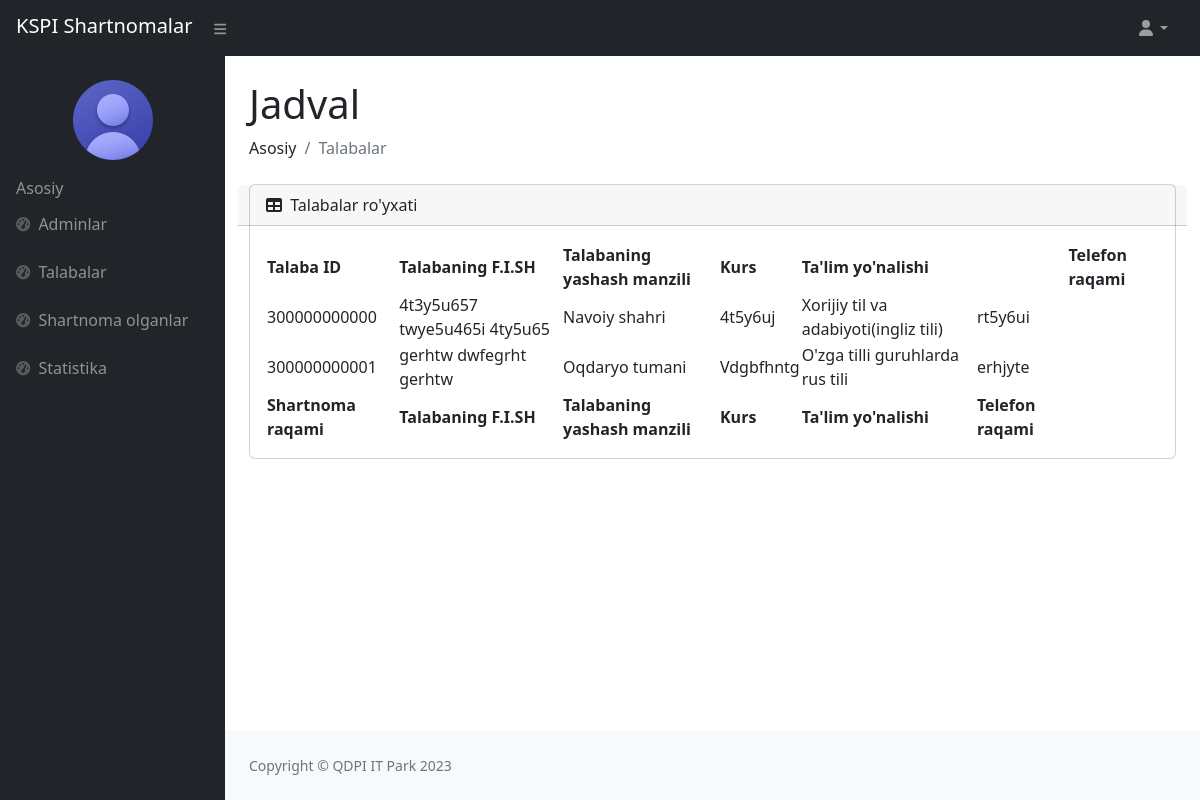
/talabalar/, run on an earlier commit of the app's database.
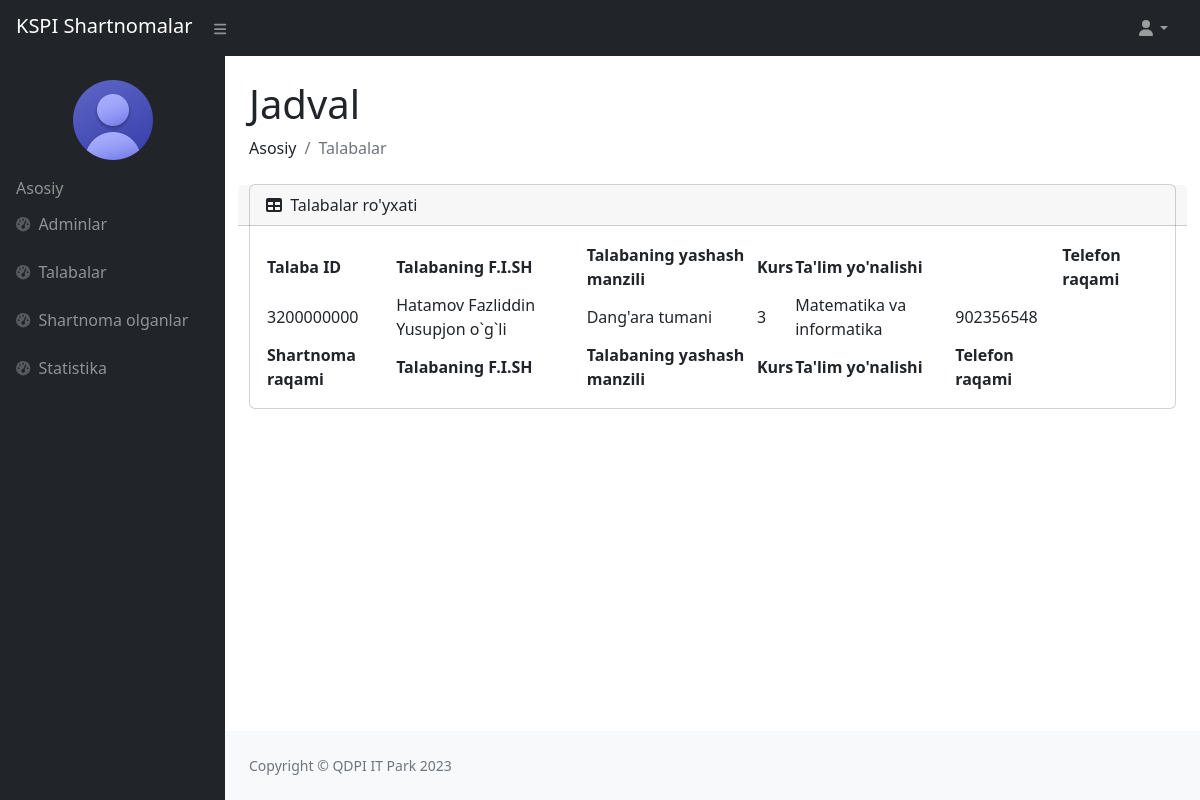
And on a later commit of the database.
### users/models.py (models this page shows)
class User(AbstractUser):
    sharif = models.CharField(max_length=100)
    t_yil = models.CharField(max_length=100, blank=True)
    t_nomer = models.CharField(max_length=200)
    k_yil = models.CharField(max_length=200, blank=True)
    gender = models.CharField(max_length=100, blank=True)
    talim_turi = models.CharField(max_length=100, blank=True)
    fakultet = models.CharField(max_length=100, blank=True)
    yonalish = models.CharField(max_length=100, blank=True)
    kurs = models.CharField(max_length=10, blank=True)
    guruh = models.CharField(max_length=100, blank=True)
    viloyat = models.CharField(max_length=100)
    tuman = models.CharField(max_length=100)
    mfy = models.CharField(max_length=100, blank=True)
    kocha_uy = models.CharField(max_length=100)
    lavozim = models.CharField(max_length=100, blank=True)
    dekanat_fakultet = models.CharField(max_length=100, blank=True)
    dekanat_kafedra = models.CharField(max_length=100, blank=True)
    parol = models.CharField(max_length=100)

### users/views.py (the view)
# urls.py: path('talabalar/', talabalar, name='talabalar'),
def talabalar(request):
    data = User.objects.filter(lavozim='talaba')
    talaba = Pdf.objects.all()
    context = {
        'data':data,
        'talaba':talaba,
    }
    return render(request, 'adminlar/talaba/talabalar.html', context)

### templates/adminlar/talaba/talabalar.html (shortened to what the changed rows need)
{% load static %}
<!DOCTYPE html>
<html lang="en">
<head>
    <link href="https://cdn.jsdelivr.net/npm/simple-datatables@7.1.2/dist/style.min.css" rel="stylesheet"/>
    <link rel="stylesheet" href="{% static '/superadmin/css/styles.css' %}">
</head>
<body class="sb-nav-fixed">
    <div id="layoutSidenav">
        <div id="layoutSidenav_content">
            <main>
                <div class="container-fluid px-4">
                    <h1 class="mt-4">Jadval</h1>
                    <div class="card mb-4">
                        <div class="card-body">
                            <table id="datatablesSimple">
                                <thead>
                                    <tr>
                                        <th rowspan="2">Talaba ID</th>
                                        <th rowspan="2">Talabaning F.I.SH</th>
                                        <th rowspan="2">Talabaning yashash manzili</th>
                                        <th rowspan="2">Kurs</th>
                                        <th colspan="2">Ta'lim yo'nalishi</th>
                                        <th colspan="2">Telefon raqami</th>
                                    </tr>
                                </thead>
                                <tfoot>
                                    <tr>
                                        <th>Shartnoma raqami</th>
                                        <th>Talabaning F.I.SH</th>
                                        <th>Talabaning yashash manzili</th>
                                        <th>Kurs</th>
                                        <th>Ta'lim yo'nalishi</th>
                                        <th>Telefon raqami</th>
                                    </tr>
                                </tfoot>
                                <tbody>
                                    {% for t in data %}
                                        <tr>
                                            <td>{{t.username}}</td>
                                            <td>{{t.last_name}} {{t.first_name}} {{t.sharif}}</td>
                                            <td>{{t.tuman}}</td>
                                            <td>{{t.kurs}}</td>
                                            <td>{{t.yonalish}}</td>
                                            <td>{{t.t_nomer}}</td>
                                        </tr>
                                    {% endfor %}
                                </tbody>
                            </table>
                        </div>
                    </div>
                </div>
            </main>
        </div>
    </div>
</body>
</html>

What changed in the data, as far as the page shows it:
removed User: username "300000000000", last_name "4t3y5u657", first_name "twye5u465i", sharif "4ty5u65", tuman "Navoiy shahri", kurs "4t5y6uj", yonalish "Xorijiy til va adabiyoti(ingliz tili)", t_nomer "rt5y6ui"
removed User: username "300000000001", last_name "gerhtw", first_name "dwfegrht", sharif "gerhtw", tuman "Oqdaryo tumani", kurs "Vdgbfhntg", yonalish "O'zga tilli guruhlarda rus tili", t_nomer "erhjyte"
added User: username "3200000000", last_name "Hatamov", first_name "Fazliddin", sharif "Yusupjon o`g`li", tuman "Dang'ara tumani", kurs "3", yonalish "Matematika va informatika", t_nomer "902356548"
